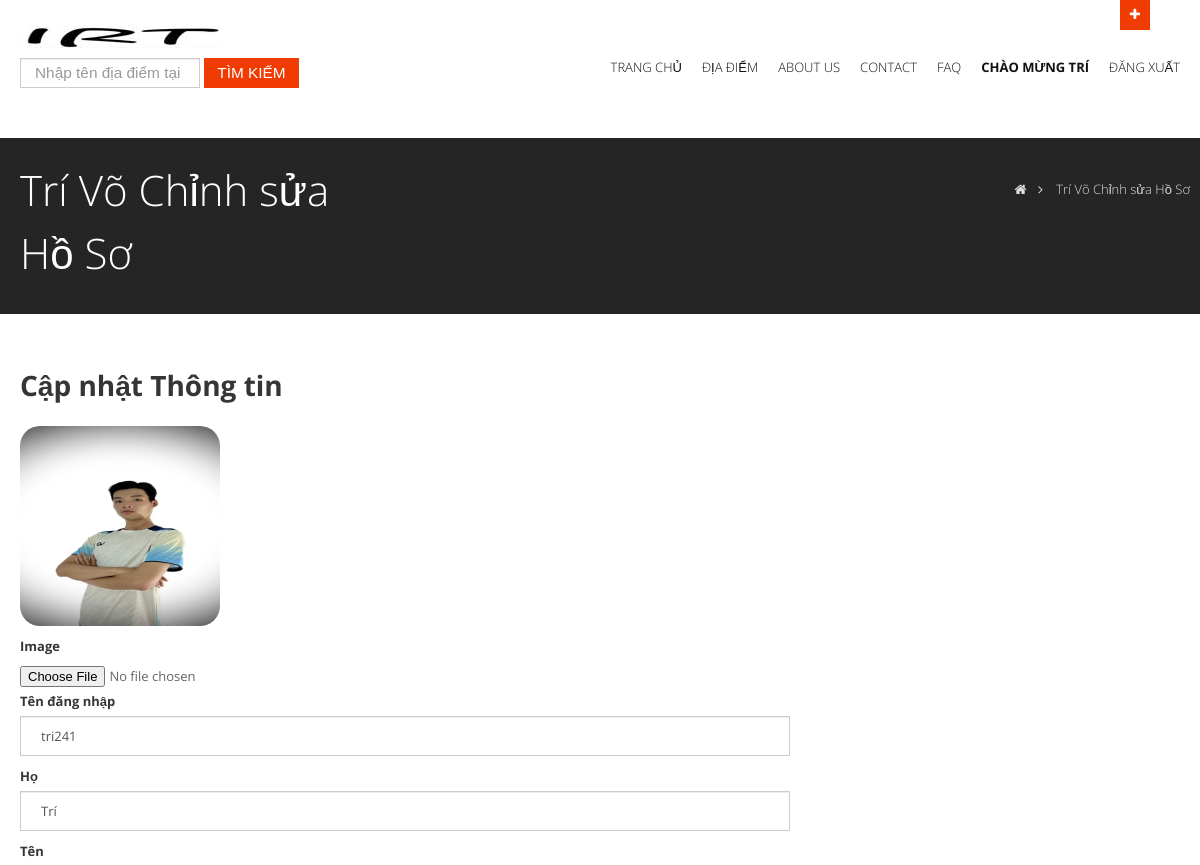
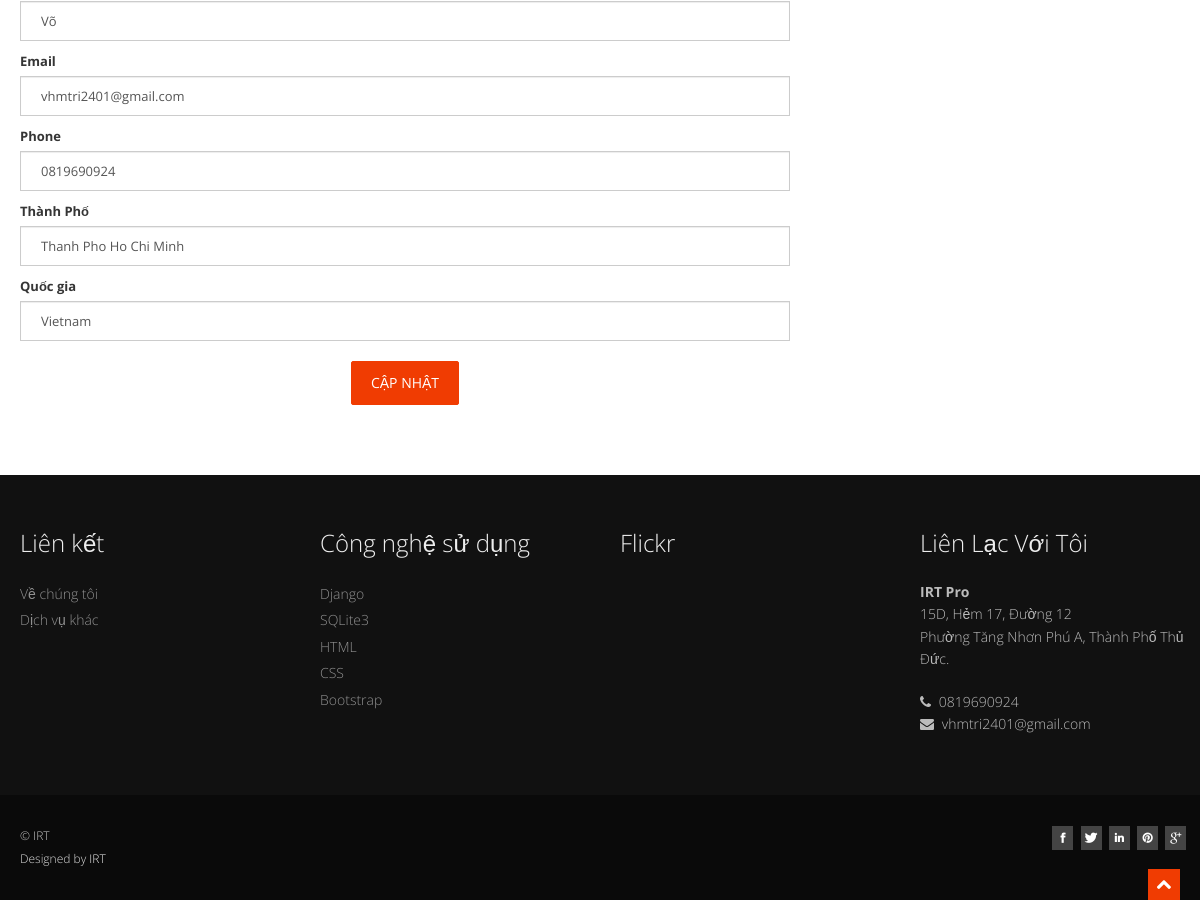
Page /user/profile_edit (signed in) on the committed database (2 pictures, top to bottom).
### home/models.py (models this page shows, shortened)
class UserProfile(models.Model):
	user=models.OneToOneField(User, on_delete=models.CASCADE)
	phone=models.CharField(blank=True, max_length=50)
	city=models.CharField(blank=True, max_length=50)
	country=models.CharField(blank=True, max_length=50)
	image=models.ImageField(blank=True,upload_to='images/users/')
	def image_tag(self):
		return mark_safe('<img src="{}" height="50" />'.format(self.image.url))
	image_tag.short_description='Image'

### user/views.py (the view)
# urls.py: path('profile_edit', views.profile_edit, name="profile_edit"),
@login_required(login_url='/login')
def profile_edit(request):
	if request.method=='POST':
		user_form=UserUpdateForm(request.POST, instance=request.user)
		profile_form=ProfileUpdateForm(request.POST, request.FILES, instance=request.user.userprofile)
		if user_form.is_valid() and profile_form.is_valid():
			user_form.save()
			profile_form.save()
			messages.success(request,"Profile Updated Successfully.")
			return HttpResponseRedirect('/user/profile')
		else:
			messages.warning(request,profile_form.errors)
			return HttpResponseRedirect('/user/profile_edit')
	else:
		districts=District.objects.all()
		current_user=request.user
		user_form=UserUpdateForm(instance=request.user)
		profile_form=ProfileUpdateForm(instance=request.user.userprofile)
		profile=UserProfile.objects.get(user_id=current_user.id)
		content={'districts':districts, 'profile':profile, 'profile_form':profile_form }
		return render(request, 'profile_edit.html', content)

### user/templates/profile_edit.html (shortened to what this page needs)
{% extends 'homebase.html' %}
{% block inner_headline %}
<section id="inner-headline">
    <div class="container">
        <div class="row">
            <div class="span4">
                <div class="inner-heading">
                    <h2>{{ user.first_name }} {{ user.last_name }} Chỉnh sửa Hồ Sơ</h2>
                </div>
            </div>
            <div class="span8">
                <ul class="breadcrumb">
                    <li><a href="/"><i class="icon-home"></i></a><i class="icon-angle-right"></i></li>
                    <li class="active">{{ user.first_name }} {{ user.last_name }} Chỉnh sửa Hồ Sơ</li>
                </ul>
            </div>
        </div>
    </div>
</section>
{% endblock %}
{% block main_content %}
<div class="row">
    <div class="span12">
        <h4> <strong>Cập nhật Thông tin</strong></h4>
        <form method="post" enctype="multipart/form-data" class="contactForm">
            <img style="height: 200px; width: 200px; border-radius: 20px; margin-bottom: 10px;" src="{{ profile.image.url }}">
            <div class="row">
            	<div class="span8 form-group">
                	<label>Image</label>
                	<input type="file" name="image" class="input" accept="images/users/*">
                </div>
                <div class="span8 form-group">
                	<label class="control-label" for="inputText">Tên đăng nhập</label>
                    <input type="text" name="username" class="form-control" value="{{ profile.user.username }}"/>
                </div>
                <div class="span8 form-group">
                	<label class="control-label" for="inputText">Họ</label>
                    <input type="text" class="form-control" name="first_name" value="{{ profile.user.first_name }}"  />
                </div>
                <div class="span8 form-group">
                	<label class="control-label" for="inputText">Tên</label>
                    <input type="text" class="form-control" name="last_name" value="{{ profile.user.last_name }}" />
                </div>
                <div class="span8 form-group">
                	<label class="control-label" for="inputText">Email</label>
                    <input type="email" class="form-control" name="email" value="{{ profile.user.email }}" />
                </div>
                <div class="span8 form-group">
                	<label class="control-label" for="inputText">Phone</label>
                    <input type="text" class="form-control" name="phone" value="{{ profile.phone }}" />
                </div>
                <div class="span8 form-group">
                	<label class="control-label" for="inputText">Thành Phố</label>
                    <input type="text" class="form-control" name="city" value="{{ profile.city }}" />
                </div>
                <div class="span8 form-group">
                	<label class="control-label" for="inputText">Quốc gia</label>
                    <input type="text" class="form-control" name="country" value="{{ profile.country }}" />
                </div>
                <p class="span8 text-center">
                    <button class="btn btn-large btn-theme margintop10" type="submit">Cập nhật</button>
                </p>
            </div>
        </form>
    </div>
</div>
{% endblock %}

### home/templates/homebase.html (shortened to what this page needs)
<!DOCTYPE html>
<html lang="en">
<head>
    {% load static %}
    <link href="{% static 'css/bootstrap.css' %}" rel="stylesheet" />
    <link href="{% static 'css/bootstrap-responsive.css' %}" rel="stylesheet" />
    <link href="{% static 'css/fancybox/jquery.fancybox.css' %}" rel="stylesheet">
    <link href="{% static 'css/jcarousel.css' %}" rel="stylesheet" />
    <link href="{% static 'css/flexslider.css' %}" rel="stylesheet" />
    <link href="{% static 'css/style.css' %}" rel="stylesheet" />
    <link href="{% static 'skins/default.css' %}" rel="stylesheet" />
    <link rel="stylesheet" href="https://ajax.googleapis.com/ajax/libs/jqueryui/1.11.4/themes/smoothness/jquery-ui.css">
</head>
<body>
    <div id="wrapper">
        <header>
            <div class="container ">
                <div id="header-hidden-link">
                    <a href="#" class="toggle-link" title="Bấm vào tôi bạn sẽ nhận được một bất ngờ" data-target=".hidden-top"><i></i>Mở</a>
                </div>
                <div class="row nomargin">
                    <div class="span12">
                    </div>
                </div>
                <div class="row">
                    <div class="span4">
                        <div class="logo">
                            <a href="/"><img src="{% static 'img/logo2.jpg' %}" alt="" class="logo" /></a>
                            <div class="widget">
                                <div class="ui-widget">
                                <form action="/place/search" method="post" class="form-search">
                                    <input placeholder="Nhập tên địa điểm tại đây" id="search" name="search" type="text" class="input-medium search-query">
                                    <button type="submit" class="btn btn-square btn-theme">Tìm kiếm</button>
                                </form>
                                </div>
                            </div>
                        </div>
                    </div>
                    <div class="span8">
                        <div class="navbar navbar-static-top">
                            <div class="navigation">
                                <nav>
                                    <ul class="nav topnav">
                                        <li>
                                            <a href="/">Trang chủ </a>
                                        </li>
                                        <li class="dropdown">
                                            <a href="/place">Địa điểm</a>
                                        </li>
                                            {% load mptt_tags %}
                                        <li>
                                            <a href="/about"> About Us </a>
                                        </li>
                                        <li>
                                            <a href="/contact">Contact </a>
                                        </li>
                                        <li>
                                            <a href="/faq">FAQ</a>
                                        </li>
                                        {% if user.id is not None %}
                                        <li>
                                            <a href="/user/profile"><strong>Chào Mừng {{ user.first_name }}</strong></a>
                                        </li>
                                        <li>
                                            <a href="/logout">Đăng xuất</a>
                                        </li>
                                        {% else %}
                                        <li>
                                            <a href="/login">Bạn còn chờ gì nữa? Đăng nhập tại đây <i class="icon-circle-arrow-up"></i></a>
                                        </li>
                                        {% endif %}
                                    </ul>
                                </nav>
                            </div>
                        </div>
                    </div>
                </div>
            </div>
        </header>
      {% block inner_headline %}
      {% endblock %}
        <section id="content">
          <div class="container">
            {% block main_content %}
            {% endblock %}
            </div>
        </section>
        <footer>
            <div class="container">
                <div class="row">
                    <div class="span3">
                        <div class="widget">
                            <h5 class="widgetheading">Liên kết</h5>
                            <ul class="link-list">
                                <li><a href="#">Về chúng tôi</a></li>
                                <li><a href="#">Dịch vụ khác</a></li>
                            </ul>
                        </div>
                    </div>
                    <div class="span3">
                        <div class="widget">
                            <h5 class="widgetheading">Công nghệ sử dụng</h5>
                            <ul class="link-list">
                                <li><a href="#">Django</a></li>
                                <li><a href="#">SQLite3</a></li>
                                <li><a href="#">HTML</a></li>
                                <li><a href="#">CSS</a></li>
                                <li><a href="#">Bootstrap</a></li>
                            </ul>
                        </div>
                    </div>
                    <div class="span3">
                        <div class="widget">
                            <h5 class="widgetheading">Flickr</h5>
                        </div>
                    </div>
                    <div class="span3">
                        <div class="widget">
                            <h5 class="widgetheading">Liên Lạc Với Tôi</h5>
                            <address>
                <strong>IRT Pro</strong><br>
                 15D, Hẻm 17, Đường 12<br>
                 Phường Tăng Nhơn Phú A, Thành Phố Thủ Đức.
              </address>
                            <p>
                                <i class="icon-phone"></i> 0819690924
                                <br>
                                <i class="icon-envelope-alt"></i> vhmtri2401@gmail.com
                            </p>
                        </div>
                    </div>
                </div>
            </div>
            <div id="sub-footer">
                <div class="container">
                    <div class="row">
                        <div class="span6">
                            <div class="copyright">
                                <p>
                                    <span>&copy; IRT</span>
                                </p>
                                <div class="credits">
                                    Designed by <a href="https://bootstrapmade.com/">IRT</a>
                                </div>
                            </div>
                        </div>
                        <div class="span6">
                            <ul class="social-network">
                                <li><a href="#" data-placement="bottom" title="Facebook"><i class="icon-facebook icon-square"></i></a></li>
                                <li><a href="#" data-placement="bottom" title="Twitter"><i class="icon-twitter icon-square"></i></a></li>
                                <li><a href="#" data-placement="bottom" title="Linkedin"><i class="icon-linkedin icon-square"></i></a></li>
                                <li><a href="#" data-placement="bottom" title="Pinterest"><i class="icon-pinterest icon-square"></i></a></li>
                                <li><a href="#" data-placement="bottom" title="Google plus"><i class="icon-google-plus icon-square"></i></a></li>
                            </ul>
                        </div>
                    </div>
                </div>
            </div>
        </footer>
    </div>
    <a href="#" class="scrollup"><i class="icon-chevron-up icon-square icon-32 active"></i></a>
</body>
</html>

### rows in the picture
UserProfile: image (picture), username "tri241", first_name "Trí", last_name "Võ", email "vhmtri2401@gmail.com", phone "0819690924", city "Thanh Pho Ho Chi Minh", country "Vietnam"

### other values in the picture
{{ user.first_name }} "TRÍ"
{{ user.first_name }} "Trí"
{{ user.last_name }} "Võ"
